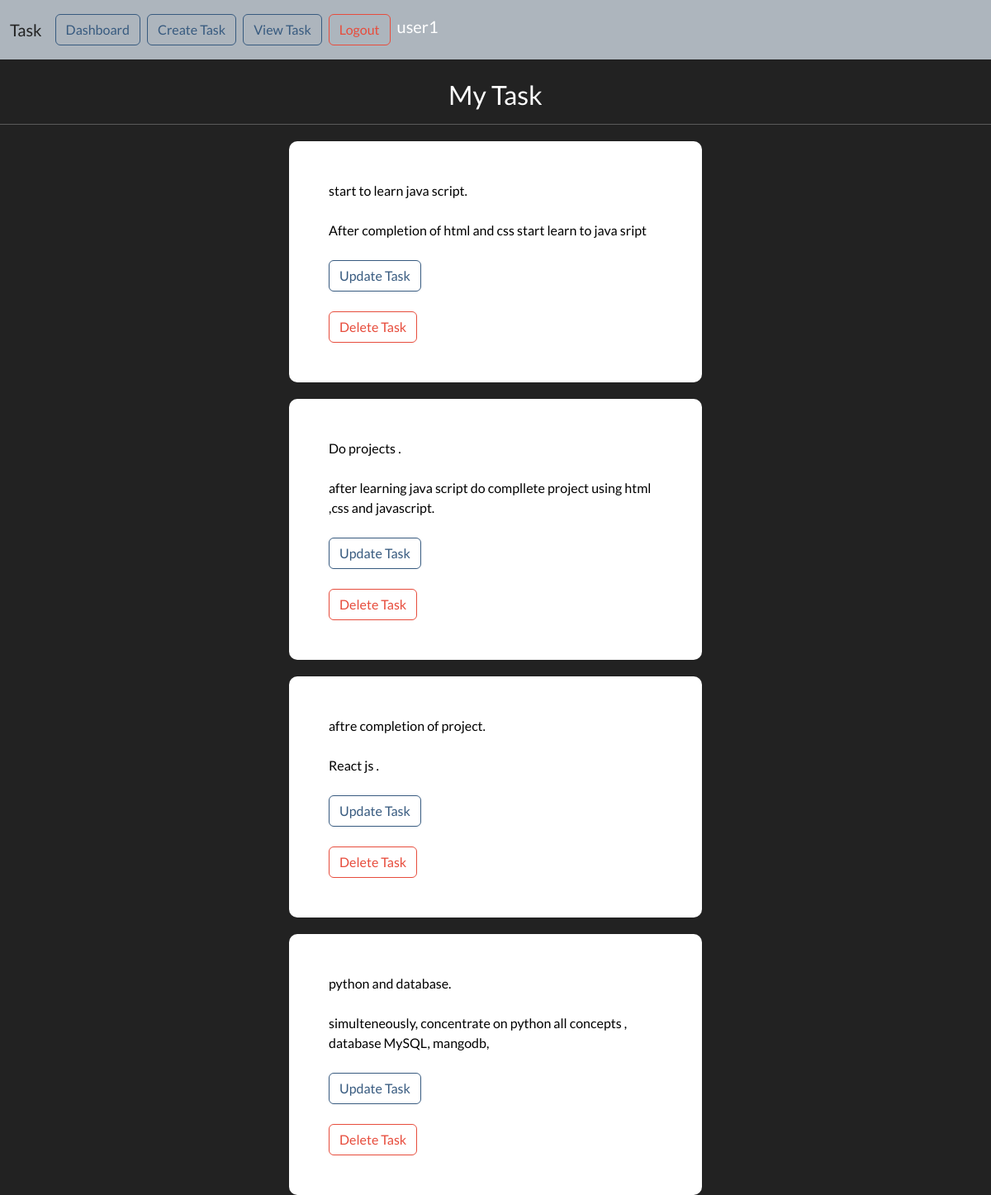
/view-task (signed in), run on the app's committed database.
### todo/models.py (models this page shows)
class Task(models.Model):
    title = models.CharField(max_length=100, null = True)
    content = models.CharField(max_length = 1000, null=True)
    date_posted = models.DateTimeField(auto_now_add=True, null=True)
    user = models.ForeignKey(User, max_length=100, on_delete=models.CASCADE, null=True)

### todo/views.py (the view)
# urls.py: path('view-task', views.ViewTask, name='my-Viewtask'),
@login_required(login_url='my-signin')
def ViewTask(request):
    current_user = request.user.id
    task = Task.objects.all().filter(user=current_user)
    context = {'task':task}
    return render(request, 'profile/view-task.html',context=context)

### templates/profile/view-task.html (shortened to what this page needs)
{% load static%}
{% include 'profile/base.html'%}
<html>
    <head>
        <link rel="stylesheet" type="text/css" href="https://bootswatch.com/5/darkly/bootstrap.min.css">
        <link rel="stylesheet" type="text/css" href="{% static 'css/styles.css' %}">
    </head>
    <br>
<div>
        <h3 class="text-center">My Task</h3>
        <hr>
    {% for tsk in task %}
        <div class="container bg-white shadow-md p-lg-5 form-layout text-black " style="margin-top:20px ;">
            {{tsk.title}}
            <br> <br>
            {{tsk.content }}
            <br><br>
            <a class="btn btn-outline-primary me-2" type="button" href="{% url 'my-updatetask' tsk.id  %}">Update Task</a>
            <br><br>
            <a class="btn btn-outline-danger me-2" type="button" href="{% url 'my-deletetask' tsk.id%}">Delete Task</a>
        </div>
    {% endfor %}
</div>
</html>

### templates/profile/base.html (shortened to what this page needs)
<nav class="navbar navbar-expand-lg bg-light" data-bs-theme="light">
    <div class="container-fluid">
          <a class="navbar-brand" href="{% url 'my-dashboard' %}">Task</a>
          <div class="collapse navbar-collapse" id="navbarColor03">
                        {% if user.is_authenticated %}
                    <a class="btn btn-outline-primary me-2" type="button" href="{% url 'my-dashboard' %}">Dashboard</a>
                    <a class="btn btn-outline-primary me-2" type="button" href="{% url 'my-task' %}">Create Task</a>
                    <a class="btn btn-outline-primary me-2" type="button" href="{% url 'my-Viewtask' %}">View Task</a>
                    <a class="btn btn-outline-danger me-2" type="button" href="{% url 'my-signout' %}">Logout</a>
                    <h5>{{user.username}}</h5>
                    {%else%}
                        <a class="btn btn-outline-primary me-2" type="button" href="{% url 'my-signup' %}">Register</a>
                        <a class="btn btn-outline-primary" type="button" href="{% url 'my-signin' %}">Login</a>
                        {%endif%}
          </div>
    </div>
</nav>

### static/css/styles.css (style rules this page uses)
.form-layout { border-radius: 10px; width: 500px; }

### data on the page
Task: title "start to learn java script.", content "After completion of html and css start learn to java sript"
Task: title "Do projects .", content "after learning java script do compllete project using html ,css and javascript."
Task: title "aftre completion of project.", content "React js ."
Task: title "python and database.", content "simulteneously, concentrate on python all concepts , database MySQL, mangodb,"

### other printed values
{{ user.username }} "user1"
